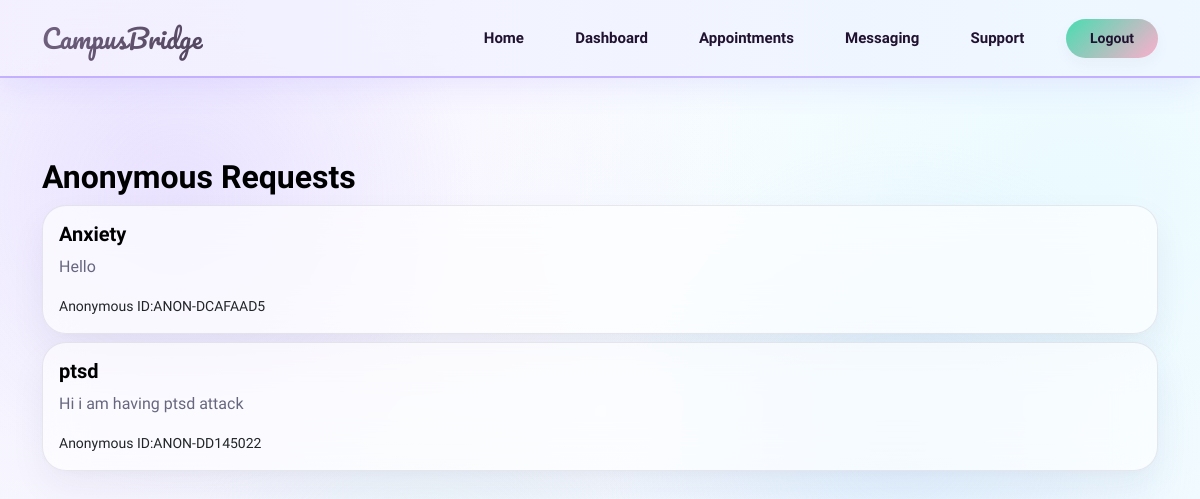
Before: /support/counselor/ (signed in) with the older database file.
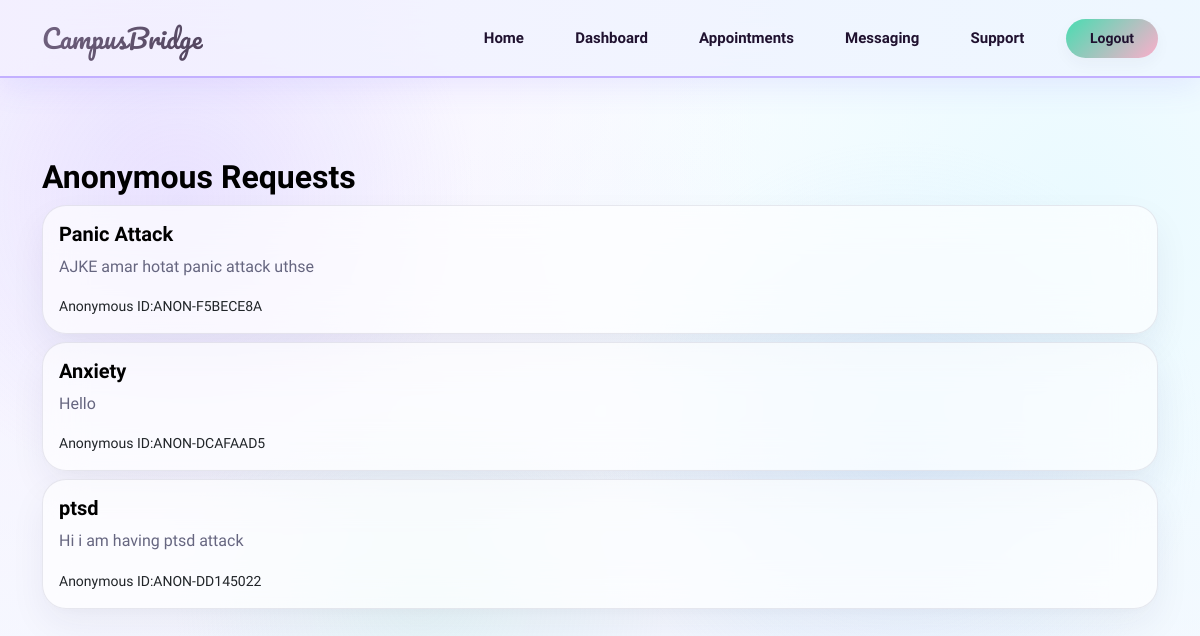
After: the same page with the newer database file.
### support/models.py (models this page shows, shortened)
class SupportRequest(models.Model):
    anonymous_profile=models.ForeignKey(AnonymousProfile,on_delete=models.CASCADE)
    title=models.CharField(max_length=200)
    description=models.TextField()
    created_at=models.DateTimeField(auto_now_add=True)
    attachment = models.FileField(
        upload_to='support_files/',
        null=True,
        blank=True
    )
    class Meta:
        ordering = ['-created_at']

class AnonymousProfile(models.Model):
    user=models.OneToOneField(User,on_delete=models.CASCADE)
    anon_id=models.CharField(max_length=20,unique=True,blank=True)

### support/views.py (the view)
# urls.py: path('counselor/', counselor_requests, name='counselor_requests'),
@login_required
def counselor_requests(request):
    if request.user.role != "counselor":
        return HttpResponseForbidden("Access Denied")
    data = SupportRequest.objects.select_related('anonymous_profile').order_by('-id')
    return render(request, 'support/counselor_list.html', {
        'requests': data
    })

### templates/support/counselor_list.html
{% extends 'base.html'%}
{% block content %}
<h2> Anonymous Requests</h2>
{% for r in requests %}
    <div class ="card p-3 mt-2">
    <h5> {{ r.title}}</h5>
    <p>{{ r.description }}</p>
    {% if r.anonymous_profile %}
        <small>Anonymous ID:{{ r.anonymous_profile.anon_id }}</small>
    {% else %}
    <small> No Anonymous </small>
{% endif %}
    </div>
    {% endfor %}
{% endblock %}

Changed rows visible on the page:
added SupportRequest: title "Panic Attack", description "AJKE amar hotat panic attack uthse", anonymous_profile.anon_id "ANON-F5BECE8A"
